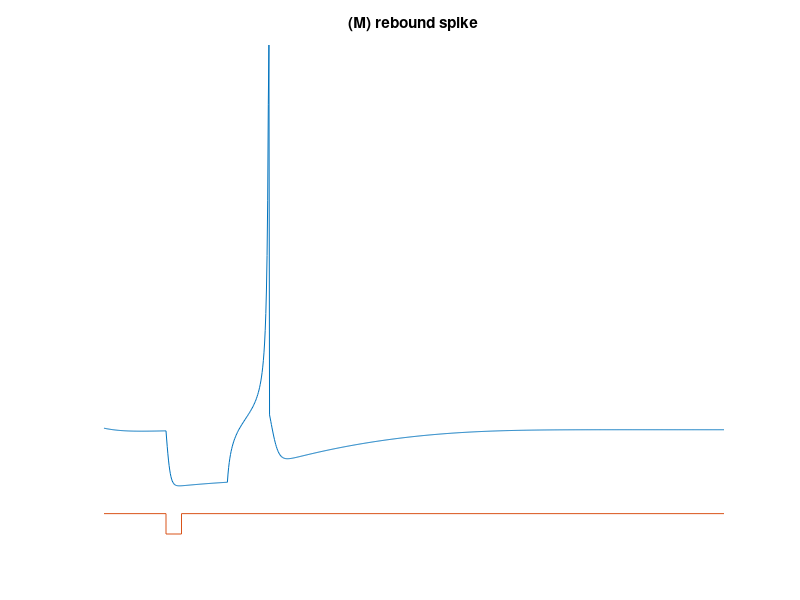

Write the MATLAB code that produced this figure.
a=0.03; b=0.25; c=-60;  d=4;
V=-64;  u=b*V;

VV=[];  uu=[];
tau = 0.2;  tspan = 0:tau:200;
T1=20;


spikes = zeros(1, length(tspan));
t_counter = 0;
for t=tspan
    t_counter = t_counter + 1;

    if (t>T1) & (t < T1+20) 
        I=-10;
    else
        I=0;
    end;
    V = V + tau*(0.04*V^2+5*V+140-u+I);
    u = u + tau*a*(b*V-u);
    if V > 30
        disp('spike')
        VV(end+1)=30;
        V = c;
        u = u + d;
        spikes(t_counter) = 1;
    else
        VV(end+1)=V;
    end;
    uu(end+1)=u;
end;
plot(tspan,VV,[0 T1 T1 (T1+5) (T1+5) max(tspan)],-85+[0 0 -5 -5 0 0]);
axis([0 max(tspan) -90 30])
axis off;
title('(M) rebound spike');
